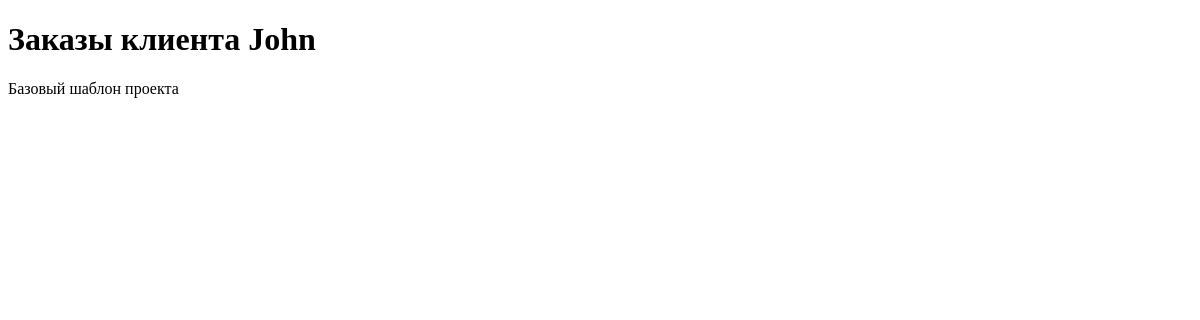
Before: /dz3/customer_orders/1/ with the older database file.
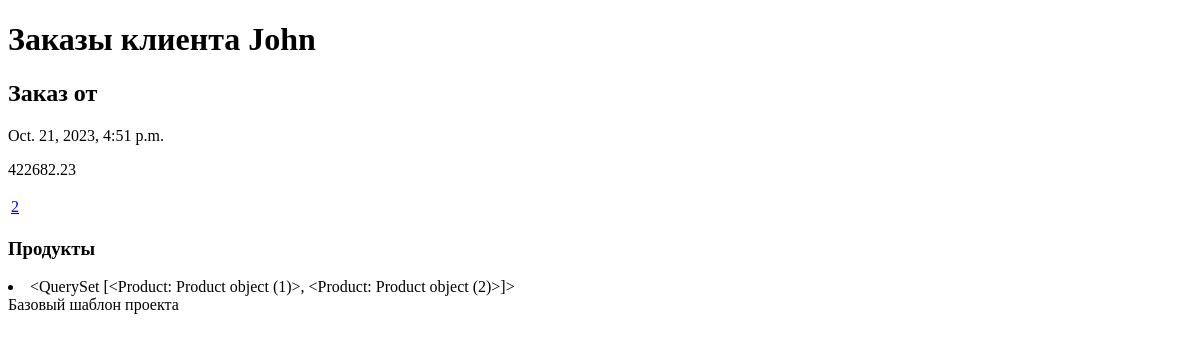
After: the same page with the newer database file.
### myapp/models.py (models this page shows)
class Order(models.Model):
    customer = models.ForeignKey(Сustomer, on_delete=models.CASCADE)
    products = models.ManyToManyField(Product)
    amount = models.DecimalField(max_digits=8, decimal_places=2)
    date = models.DateTimeField(auto_now_add=True)

class Product(models.Model):
    name = models.CharField(max_length=100)
    description = models.TextField()
    price = models.DecimalField(max_digits=8, decimal_places=2)
    count = models.IntegerField()
    date = models.DateField()

### myapp/views.py (the view)
# urls.py: path('customer_orders/<int:customer_id>/', customer_orders, name='customer_orders'),
def customer_orders(request, customer_id):
    today = date.today()
    seven_day_before = today - timedelta(days=7)
    products = []
    customer = get_object_or_404(Сustomer, pk=customer_id)
    orders = Order.objects.filter(customer=customer).all()
    for order in orders:
        products.append(order.products.all())
        logger.info(f' {order=}')
    products.reverse()
    return render(request, 'myapp/customer_orders.html', {'customer': customer, 'orders': orders, 'products': products})

### myapp/templates/myapp/customer_orders.html (shortened to what this page needs)
{% extends 'base.html' %}
{% block content %}
    <h1>Заказы клиента {{ customer.name }}</h1>
    {% for order in orders %}
        <h2>Заказ от </h2>
        <p>{{ order.date }}</p>
        <p>{{ order.amount }}</p>
    <table>
        {% for order in orders %}
            <tr>
                <td><a href="{% url 'order_full' order.id %}">{{ order.id }}</a>
            </tr>
        {% endfor %}
    </table>
                <h3>Продукты</h3>
                 {% for i in products %}
                <li>{{ i }}</li>
                {% endfor %}
    {% endfor %}
{% endblock %}

Changed rows visible on the page:
added Order: date "Oct. 21, 2023, 4:51 p.m.", amount "422682.23", id "2"
now on this page (row unchanged): Product: products "<QuerySet [<Product: Product object (1)>, <Product: Product object (2)>]>"
